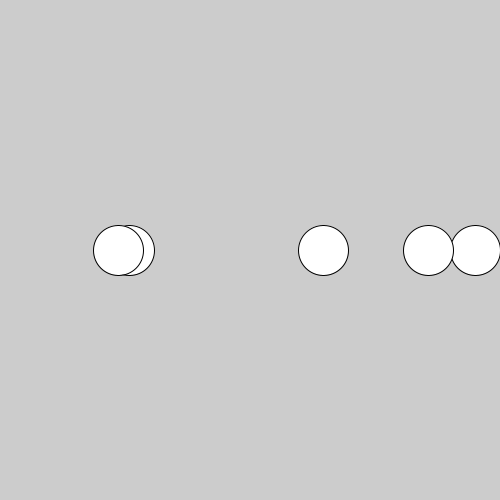
Frame 1 (no input)
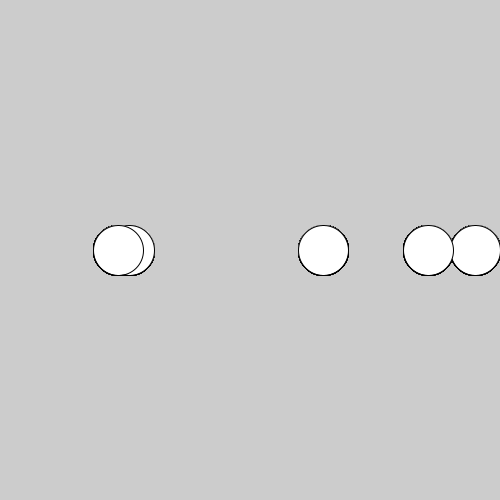
Frame 60 (the mouse pressed at the canvas centre just before this capture)
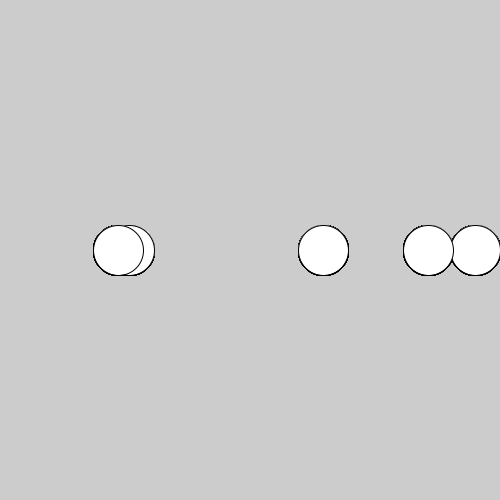
Frame 120 (the mouse held since frame 60 and released just before this capture)

The Processing sketch that drew these frames (run headless with seeded random() and noise(); from frame 60 on, the mouse is pressed at the canvas centre):

// Processing sketch: sketch_190325_tableau_exemple
// ── sketch_190325_tableau_exemple.pde
float[] x = new float[5];

void setup()
{
  size(500,500);
  for (int i=0; i<5; i=i+1) // i prend les valeurs 0/1/2/3/4
  {
    x[i] = random(0,width);
  }
}

void draw()
{
  for (int i=0; i<5; i=i+1) // i prend les valeurs 0/1/2/3/4
  {
    ellipse( x[i],height/2,50,50 );
  }
}
